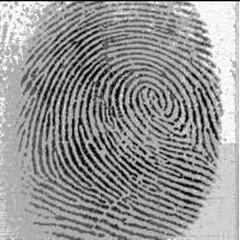
//> input picture image001_1.jpg, 240 x 240 px
$ ./test image001_1.jpg   (built with g++ and OpenCV 4)
//> lines starting //> are read from the running program, lines starting //| are printed output that depends on the picture
#include <opencv2/opencv.hpp>
#include <iostream>
using namespace cv;
using namespace std;

int mask[256];

// function for splitting image into multiple blocks. rowDivisor and colDivisor specify the number of blocks in rows and cols respectively
int subdivide(cv::Mat &img, const int rowDivisor, const int colDivisor, std::vector<cv::Mat> &blocks)
{
    /* Checking if the image was passed correctly */
    if(!img.data || img.empty())
        std::cerr << "Problem Loading Image" << std::endl;

    /* Cloning the image to another for visualization later, if you do not want to visualize the result just comment every line related to visualization */
    cv::Mat maskImg = img.clone();
    /* Checking if the clone image was cloned correctly */
    if(!maskImg.data || maskImg.empty())
        std::cerr << "Problem Loading Image" << std::endl;

    // check if divisors fit to image dimensions
    if(img.cols % colDivisor == 0 && img.rows % rowDivisor == 0)
    {
    	int k =0;
        for(int y = 0; y < img.cols; y += img.cols / colDivisor)
        {
            for(int x = 0; x < img.rows; x += img.rows / rowDivisor)
            {
                blocks.push_back(img(cv::Rect(y, x, (img.cols / colDivisor), (img.rows / rowDivisor))));
                Scalar mean, stddev;
				meanStdDev(blocks[k], mean, stddev);

				if (stddev.val[0] > 20)
                	rectangle(maskImg, Point(y, x), Point(y + (maskImg.cols / colDivisor) - 1, x + (maskImg.rows / rowDivisor) - 1), CV_RGB(255, 0, 0), 1); // visualization

                // imshow("Image", maskImg); // visualization
                // waitKey(0); // visualization
                k++;
            }
        }
        imshow("Segmented", maskImg); // visualization
        waitKey(0); // visualization
    }else if(img.cols % colDivisor != 0)
    {
        cerr << "Error: Please use another divisor for the column split." << endl;
        exit(1);
    }else if(img.rows % rowDivisor != 0)
    {
        cerr << "Error: Please use another divisor for the row split." << endl;
        exit(1);
    }
return EXIT_SUCCESS;
}

int segment(Mat &block, float thres) {
	Scalar mean, stddev;
	meanStdDev(block, mean, stddev);
	if (stddev.val[0] < thres) {
		block.setTo(Scalar(0,0,0));
		return 0;
	}
	return 1;
}

int makemask(Mat &block, float thres) {
	Scalar mean, stddev;
	meanStdDev(block, mean, stddev);
	if (stddev.val[0] < thres) {
		block.setTo(Scalar(0,0,0));
	} else {
		block.setTo(Scalar(255,255,255));
	}
}

int calculate_orientation(Mat &block) {
	int scale = 1;
	int delta = 0;
	int ddepth = CV_16S;
	Mat grad_x, grad_y;
	Mat abs_grad_x, abs_grad_y;
	Sobel( block, grad_x, ddepth, 1, 0, 3, scale, delta, BORDER_DEFAULT );
	convertScaleAbs( grad_x, abs_grad_x );

	Sobel( block, grad_y, ddepth, 0, 1, 3, scale, delta, BORDER_DEFAULT );
  	convertScaleAbs( grad_y, abs_grad_y );

  	Mat blocka;

  	// cout << abs_grad_y << endl;
  	imshow("grad_y", abs_grad_y);

  	// addWeighted( abs_grad_x, 0.5, abs_grad_y, 0.5, 0, block );

  	// imshow("Sobel", blocka);

  	// cout << block.rows << " " << block.cols << endl;
  	float a = 0.0f, b = 0.0f;
  	for (int i=0 ; i<block.rows ; i++) {
  		for (int j=0 ; j<block.cols ; j++) {
  			// cout << float(abs_grad_x.at<uchar>(i,j)) << endl;
  			a += 2*((float)abs_grad_x.at<uchar>(i,j))*((float)abs_grad_y.at<uchar>(i,j));
  			b += ((float)abs_grad_x.at<uchar>(i,j))*((float)abs_grad_x.at<uchar>(i,j))-((float)abs_grad_y.at<uchar>(i,j))*((float)abs_grad_y.at<uchar>(i,j));
  		}
	 }

  	// cout << a << endl;
  	// cout << b << endl;


  	// cout << a/b << endl;
  	float angle;
  	if (a == 0) {
  		angle = 0.0f;
  	} else if (b == 0) {
  		angle = 90.0f;
  	} else {
  		angle = 0.5 * atan(a/b) * 180/CV_PI;
  		// angle = 15.0f;
  	}
  	cout << angle << endl;

	int length = 10;
	Point P1(0,0);
	if (angle < 0) {
		angle *= -1;
	} else {
		angle *= -1;
		P1.x = 0;
		P1.y = 16;
	}
	Point P2;

	P2.x =  (int)round(P1.x + length * cos(angle * CV_PI / 180.0));
	P2.y =  (int)round(P1.y + length * sin(angle * CV_PI / 180.0));

	cout << P1 << " " << P2 << endl;


		line(block, P1, P2, CV_RGB(0, 255, 0));
		imshow("Block", block);
		// waitKey(0);
		block.setTo(Scalar(0,0,0));
		line(block, P1, P2, CV_RGB(0, 255, 0));

}

int main(int argc, char** argv) {
	//Read image
	String img = argv[1];
	Mat image = imread(img);
//> image is the input picture: 240 rows x 240 cols, CV_8UC3; min 0, max 255, mean 148.1

	//Check for failure
	if (image.empty()) {
		cout << "Could not open or find the image" << endl;
		return -1;
	}

	// normalize(image, -1, 1,)
	Mat normim;

	String windowName = "Fingerprint"; //Name of window
	namedWindow(windowName); //Create a window
	imshow(windowName, image); //Show image inside window
	// [7 lines of commented-out code are left out]

	cv::Scalar mean, stddev;
    cv::meanStdDev(image, mean, stddev);
//> mean = Scalar(148.1, 148.1, 148.1); stddev = Scalar(56.46, 56.46, 56.46)
    cout << "Mean " << mean.val[0] << endl;
//| Mean 148.071
    cout << "Stddev " << stddev.val[0] << endl;
//| Stddev 56.4561

    subtract(image, 1.0f*mean.val[0], normim);
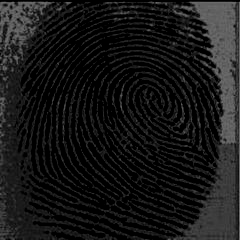
//> normim: 240 rows x 240 cols, CV_8UC3; min 0, max 107, mean 22.9
    // normim = normim*1.0f/stddev.val[0];
    imshow("Normim", normim);
    waitKey(0);


    // [6 lines of commented-out code are left out]

    meanStdDev(normim, mean, stddev);
//> mean = Scalar(22.89, 22.89, 22.89); stddev = Scalar(27.9, 27.9, 27.9)
    cout << "Mean " << mean.val[0] << endl;
//| Mean 22.8869
    cout << "Stddev " << stddev.val[0] << endl;
//| Stddev 27.901

	// waitKey(0);

	std::vector<cv::Mat> blocks;

	subdivide(image, 16, 16, blocks);
//> the loop in subdivide, `for(int y = 0; y < img.cols; y += img.cols / colDivisor)` made 16 passes
//> k on passes 1 to 12: 16, 32, 48, 64, 80, 96, 112, 128, 144, 160, 176, 192
//> after the loop in subdivide, `for(int y = 0; y < img.cols; y += img.cols / colDivisor)`:
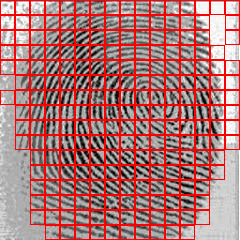
//> maskImg: 240 rows x 240 cols, CV_8UC3; mean B, G, R 117.6, 117.6, 173.4
//> after the loop in subdivide, `for(int y = 0; y < img.cols; y += img.cols / colDivisor)`: k = 256


	for (int i=0 ; i<256 ; i++) {
		// imshow("block", blocks[i]);
		// waitKey(0);
		mask[i] = segment(blocks[i], 20);
		// [7 lines of commented-out code are left out]

	}
//> this loop made 256 passes
//> (mean in segment, stddev in segment) on passes 1 to 3: (Scalar(209.8, 209.8, 209.8), Scalar(62.33, 62.33, 62.33)), (Scalar(222.2, 222.2, 222.2), Scalar(27.14, 27.14, 27.14)), (Scalar(211.5, 211.5, 211.5), Scalar(28.79, 28.79, 28.79))
//> after the loop, mask = 256 values, max 1 at index 0, min 0 at index 5, mean 0.879

	Mat segmented = image.clone();
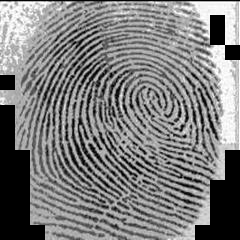
//> segmented: 240 rows x 240 cols, CV_8UC3; min 0, max 255, mean 124.7

	// makemask(mask, 20);

	// imshow("Mask", mask);

	for (int i=0; i<256; i++) {
		if (mask[i]) calculate_orientation(blocks[i]);
	}

	imshow("Image", segmented);
	imshow("Orientation", image);
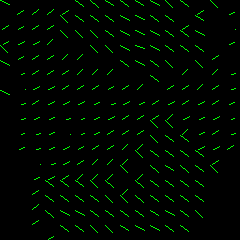
//> window 'Orientation': 240 rows x 240 cols, CV_8UC3; mean B, G, R 0, 7.4, 0
	waitKey(0);

	int angle =-60;
	int length = 8;
	Point P1(50,50);
	Point P2;

	P2.x =  (int)round(P1.x + length * cos(angle * CV_PI / 180.0));
	P2.y =  (int)round(P1.y + length * sin(angle * CV_PI / 180.0));

	line(image, P1, P2, CV_RGB(0, 0, 255));
	line(image, P1, Point(60,50), CV_RGB(255, 0, 0));
//> image: 240 rows x 240 cols, CV_8UC3; mean B, G, R 0, 7.4, 0
	// imshow("Lala", image);
	cout << P1 << " " << P2 << endl;
	waitKey(0);
	return 0;
}

// [24 lines of commented-out code are left out]
